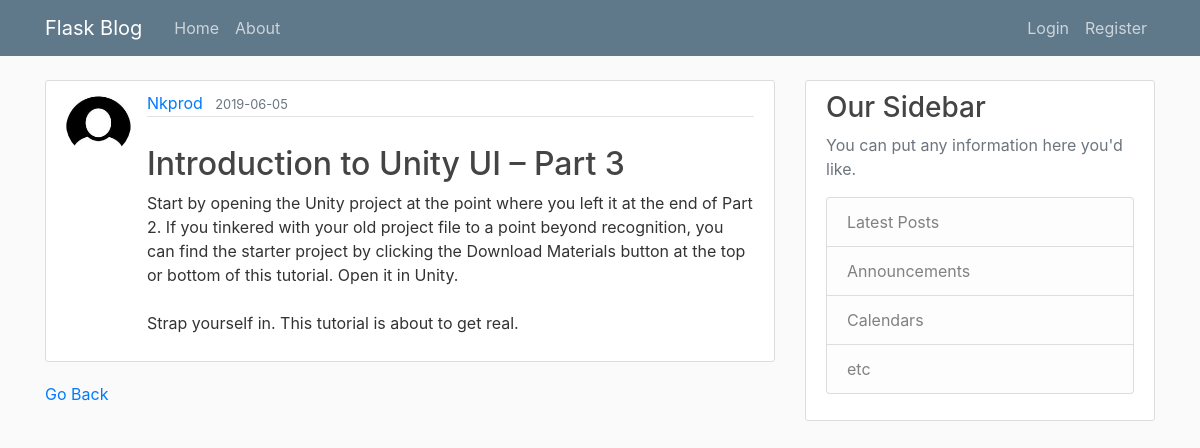
The app's page /post/22 with its own data.
### application/models.py (models this page shows, shortened)
class User(db.Model, UserMixin):
    id = db.Column(db.Integer, primary_key=True)
    username = db.Column(db.String(20), unique=True, nullable=False)
    email = db.Column(db.String(120), unique=True, nullable=False)
    image_file = db.Column(db.String(20), nullable=False, default='default.jpg')
    password = db.Column(db.String(60), nullable=False)
    posts = db.relationship('Post', backref='author', lazy=True)

class Post(db.Model):
    id = db.Column(db.Integer, primary_key=True)
    title = db.Column(db.String(100), nullable=False)
    date_posted = db.Column(db.DateTime, default=datetime.utcnow)
    content = db.Column(db.Text, nullable=False)
    user_id = db.Column(db.Integer, db.ForeignKey('user.id'), nullable=False)

### application/routes.py (the view)
@app.route("/post/<int:post_id>")
def post(post_id):
    post = Post.query.get_or_404(post_id)
    return render_template('post.html', title=post.title, post=post)

### application/templates/post.html (shortened to what this page needs)
{% extends "layout.html" %}
{% block body%}
    <article class="media content-section">
        <img class="rounded-circle article-img" src="{{ url_for('static', filename='pictures/' + post.author.image_file) }}">
        <div class="media-body">
            <div class="article-metadata">
                <a class="mr-2" href="#">{{ post.author.username }}</a>
                <small class="text-muted">{{ post.date_posted.strftime('%Y-%m-%d') }}</small>
            </div>
            <br />
            <h2 class="article-title">{{ title }}</h2>
            <p class="article-content">{{ post.content }}</p>
        </div>
    </article>
<a href="{{ url_for('about') }}">Go Back</a>
{% endblock %}

### application/static/main.css (style rules this page uses)
body { background: #fafafa; color: #333333; margin-top: 5rem; }
h1, h2, h3, h4, h5, h6 { color: #444444; }
.content-section { background: #ffffff; padding: 10px 20px; border: 1px solid #dddddd; border-radius: 3px; margin-bottom: 20px; }
.article-title { color: #444444; }
.article-content { white-space: pre-line; }
.article-img { height: 65px; width: 65px; margin-right: 16px; }
.article-metadata { padding-bottom: 1px; margin-bottom: 4px; border-bottom: 1px solid #e3e3e3 }

### records on screen
User: image_file (picture), author.username "Nkprod"
Post: date_posted "2019-06-05", title "Introduction to Unity UI – Part 3", content "Start by opening the Unity project at the point where you left it at the end of Part 2. If you tinkered with your old project file to a point beyond recognition, you can find the starter project by clicking the Download Materials button at the top or bottom of this tutorial. Open it in Unity. Strap yourself in. This tutorial is about to get real."
